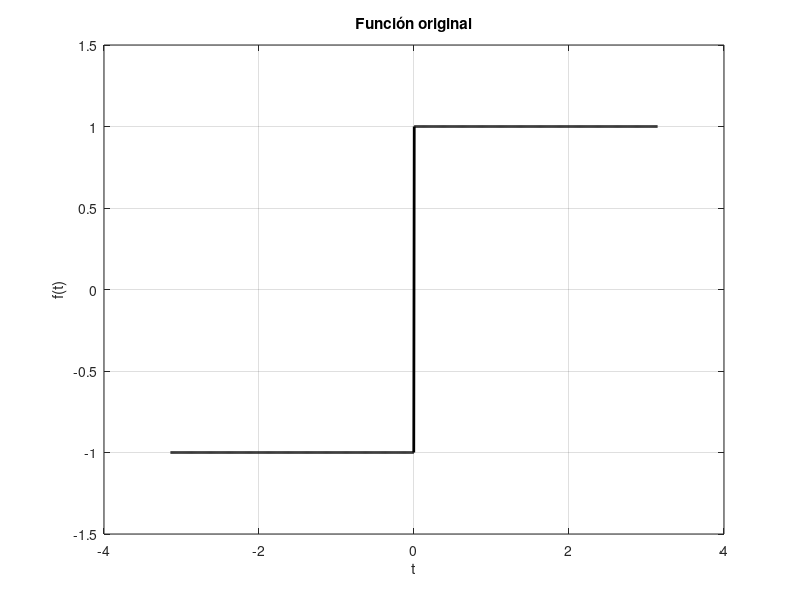

Recreate this plot in MATLAB.
clear
clc
close all

% Dominio
t = linspace(-pi, pi, 1000);

%% Funcion original
f = zeros(size(t));

f(t >= 0) = 1;
f(t < 0) = -1;

figure(1)

plot(t, f, 'k', 'LineWidth', 2)

grid on
xlabel('t')
ylabel('f(t)')
title('Función original')

ylim([-1.5 1.5])
%% la serie de fourier
N= 10;
F=zeros(size(t));
